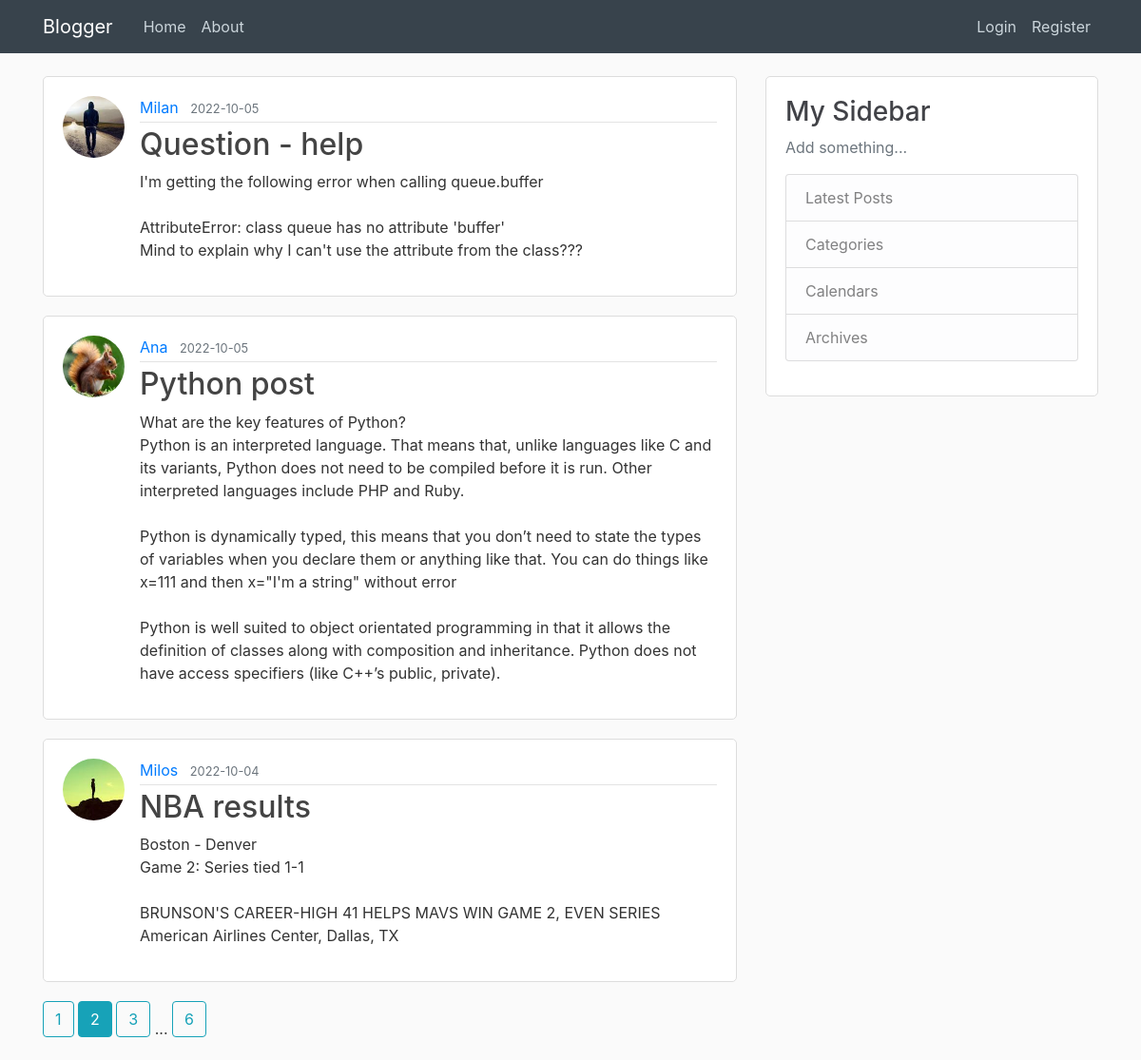
The page /home?page=2 on the database its author committed.
### blogger/models.py (models this page shows, shortened)
class Post(db.Model):
    id = db.Column(db.Integer, primary_key=True)
    title = db.Column(db.String(100), nullable=False)
    date_posted = db.Column(db.DateTime, nullable=False, default=datetime.utcnow)
    content = db.Column(db.Text, nullable=False)
    user_id = db.Column(db.Integer, db.ForeignKey('user.id'), nullable=False)

class User(db.Model, UserMixin):
    id = db.Column(db.Integer, primary_key=True)
    username = db.Column(db.String(20), unique=True, nullable=False)
    email = db.Column(db.String(120), unique=True, nullable=False)
    image_file = db.Column(db.String(20), nullable=False, default='default.jpg')
    password = db.Column(db.String(60), nullable=False)
    posts = db.relationship('Post', backref='author', lazy=True)

### blogger/main/routes.py (the view)
@bp.route("/")
@bp.route("/home")
def home():
    page = request.args.get('page', 1, type=int)
    posts = Post.query.order_by(Post.date_posted.desc()).paginate(page=page, per_page=3)
    return render_template('home.html', posts=posts)

### blogger/templates/home.html
{% extends 'layout.html' %}
{% block content %}
    {% for post in posts.items %}
        <article class="media content-section">
            <img class="rounded-circle article-img" src="{{ url_for('static', filename='profile_pics/' + post.author.image_file) }}">
            <div class="media-body">
                <div class="article-metadata">
                    <a class="mr-2" href="{{ url_for('users.user_posts', username=post.author.username) }}">{{ post.author.username }}</a>
                    <small class="text-muted">{{ post.date_posted.strftime('%Y-%m-%d') }}</small>
                </div>
                <h2><a class="article-title" href="{{ url_for('posts.post', post_id=post.id) }}">{{ post.title }}</a></h2>
                <p class="article-content">{{ post.content }}</p>
            </div>
        </article>
    {% endfor %}
    {% for page_num in posts.iter_pages(left_edge=1, right_edge=1, left_current=1, right_current=2) %}
        {% if page_num %}
            {% if posts.page == page_num %}
                <a class="btn btn-info mb-4" href="{{ url_for('main.home', page=page_num) }}">{{ page_num }}</a>
            {% else %}
                <a class="btn btn-outline-info mb-4" href="{{ url_for('main.home', page=page_num) }}">{{ page_num }}</a>
            {% endif %}
        {% else %}
            ...
        {% endif %}
    {% endfor %}
{% endblock content %}

### blogger/static/main.css (style rules this page uses)
body { background: #fafafa; color: #333333; margin-top: 5rem; }
h1, h2, h3, h4, h5, h6 { color: #414247; }
.content-section { background: #ffffff; padding: 20px 20px; border: 1px solid #dddddd; border-radius: 5px; margin-bottom: 20px; }
.article-title { color: #444444; }
.article-content { white-space: pre-line; }
.article-img { height: 65px; width: 65px; margin-right: 16px; }
.article-metadata { padding-bottom: 3px; margin-bottom: 4px; border-bottom: 1px solid #e3e3e3 }

### rows shown on the page
Post: image_file (picture), author.username "Milan", date_posted "2022-10-05", title "Question - help", content "I'm getting the following error when calling queue.buffer AttributeError: class queue has no attribute 'buffer' Mind to explain why I can't use the attribute from the class???"
Post: image_file (picture), author.username "Ana", date_posted "2022-10-05", title "Python post", content "What are the key features of Python? Python is an interpreted language. That means that, unlike languages like C and its variants, Python does not need to be compiled before it is run. Other interpreted languages include PHP and Ruby. Python is dynamically typed, this means that you don’t need to state the types of variables when you declare them or anything like that. You can do things like x=111 and then x=\"I'm a string\" without error Python is well suited to object orientated programming in that it allows the definition of classes along with composition and inheritance. Python does not have access specifiers (like C++’s public, private)."
Post: image_file (picture), author.username "Milos", date_posted "2022-10-04", title "NBA results", content "Boston - Denver Game 2: Series tied 1-1 BRUNSON'S CAREER-HIGH 41 HELPS MAVS WIN GAME 2, EVEN SERIES American Airlines Center, Dallas, TX"

### other values the page prints
{{ page_num }} "1" "3" "6"
{{ page_num }} "2"
